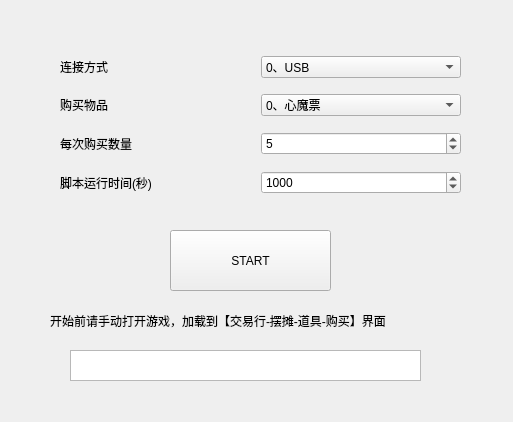
<?xml version="1.0" encoding="UTF-8"?>
<ui version="4.0">
 <class>purchase</class>
 <widget class="QWidget" name="purchase">
  <property name="windowModality">
   <enum>Qt::WindowModal</enum>
  </property>
  <property name="geometry">
   <rect>
    <x>0</x>
    <y>0</y>
    <width>513</width>
    <height>422</height>
   </rect>
  </property>
  <property name="windowTitle">
   <string>自动购买</string>
  </property>
  <widget class="QWidget" name="verticalLayoutWidget">
   <property name="geometry">
    <rect>
     <x>60</x>
     <y>40</y>
     <width>401</width>
     <height>171</height>
    </rect>
   </property>
   <layout class="QVBoxLayout" name="verticalLayout_2">
    <property name="spacing">
     <number>0</number>
    </property>
    <item>
     <layout class="QHBoxLayout" name="horizontalLayout_3">
      <item>
       <widget class="QLabel" name="label_1">
        <property name="text">
         <string>连接方式</string>
        </property>
       </widget>
      </item>
      <item>
       <widget class="QComboBox" name="comboBox_1">
        <item>
         <property name="text">
          <string>0、USB</string>
         </property>
        </item>
        <item>
         <property name="text">
          <string>1、腾讯模拟器</string>
         </property>
        </item>
       </widget>
      </item>
     </layout>
    </item>
    <item>
     <layout class="QHBoxLayout" name="horizontalLayout_2">
      <item>
       <widget class="QLabel" name="label_2">
        <property name="text">
         <string>购买物品</string>
        </property>
       </widget>
      </item>
      <item>
       <widget class="QComboBox" name="comboBox_2">
        <item>
         <property name="text">
          <string>0、心魔票</string>
         </property>
        </item>
        <item>
         <property name="text">
          <string>1、白帝票</string>
         </property>
        </item>
        <item>
         <property name="text">
          <string>2、蛋</string>
         </property>
        </item>
       </widget>
      </item>
     </layout>
    </item>
    <item>
     <layout class="QHBoxLayout" name="horizontalLayout">
      <item>
       <widget class="QLabel" name="label_3">
        <property name="text">
         <string>每次购买数量</string>
        </property>
       </widget>
      </item>
      <item>
       <widget class="QSpinBox" name="spinBox_3">
        <property name="value">
         <number>5</number>
        </property>
       </widget>
      </item>
     </layout>
    </item>
    <item>
     <layout class="QHBoxLayout" name="horizontalLayout_4">
      <item>
       <widget class="QLabel" name="label_4">
        <property name="text">
         <string>脚本运行时间(秒)</string>
        </property>
       </widget>
      </item>
      <item>
       <widget class="QSpinBox" name="spinBox_4">
        <property name="maximum">
         <number>9999999</number>
        </property>
        <property name="value">
         <number>1000</number>
        </property>
       </widget>
      </item>
     </layout>
    </item>
   </layout>
  </widget>
  <widget class="QTextBrowser" name="textBrowser">
   <property name="geometry">
    <rect>
     <x>70</x>
     <y>350</y>
     <width>351</width>
     <height>31</height>
    </rect>
   </property>
  </widget>
  <widget class="QLabel" name="label_7">
   <property name="geometry">
    <rect>
     <x>50</x>
     <y>310</y>
     <width>441</width>
     <height>21</height>
    </rect>
   </property>
   <property name="text">
    <string>开始前请手动打开游戏，加载到【交易行-摆摊-道具-购买】界面</string>
   </property>
  </widget>
  <widget class="QPushButton" name="pushButton">
   <property name="geometry">
    <rect>
     <x>170</x>
     <y>230</y>
     <width>161</width>
     <height>61</height>
    </rect>
   </property>
   <property name="text">
    <string>START</string>
   </property>
  </widget>
 </widget>
 <tabstops>
  <tabstop>comboBox_2</tabstop>
  <tabstop>spinBox_3</tabstop>
  <tabstop>spinBox_4</tabstop>
  <tabstop>pushButton</tabstop>
  <tabstop>textBrowser</tabstop>
 </tabstops>
 <resources/>
 <connections/>
</ui>
